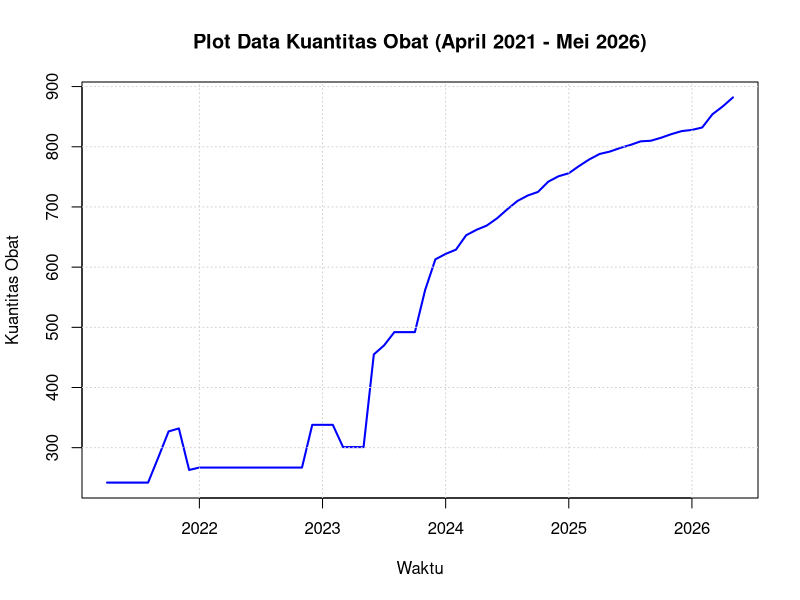
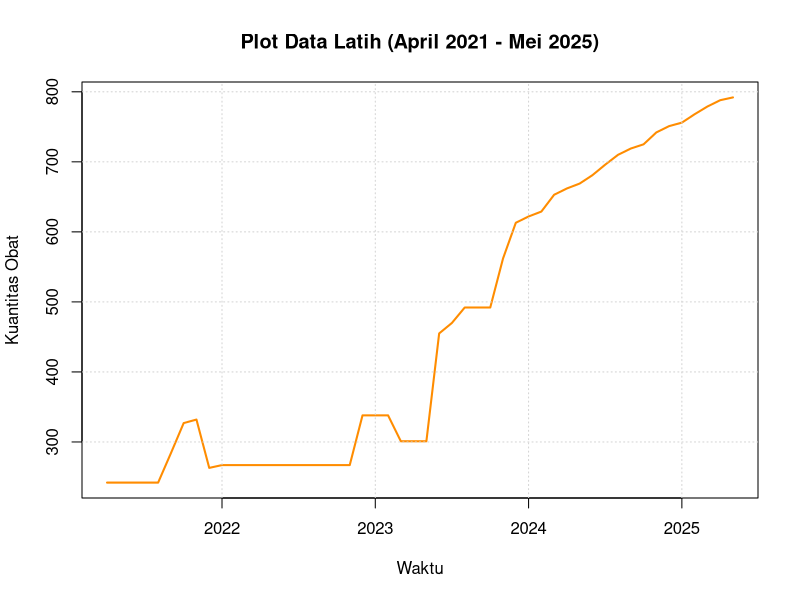
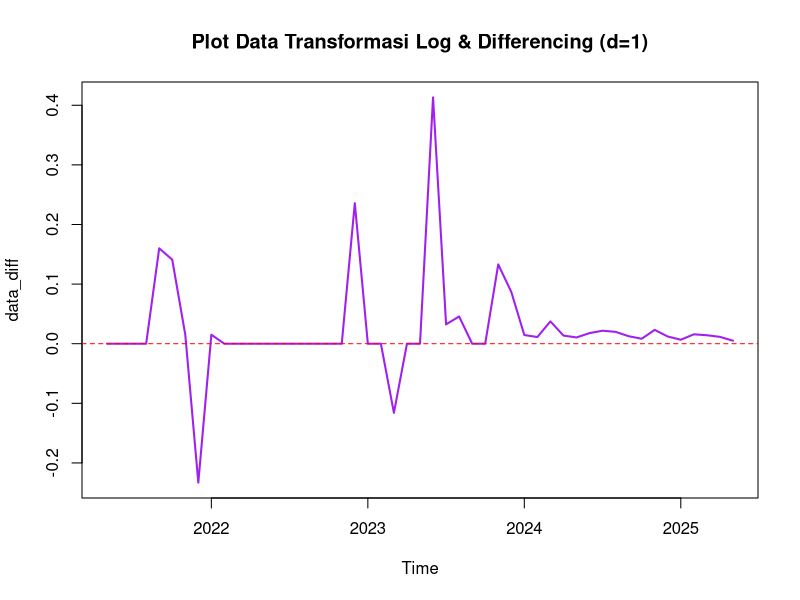
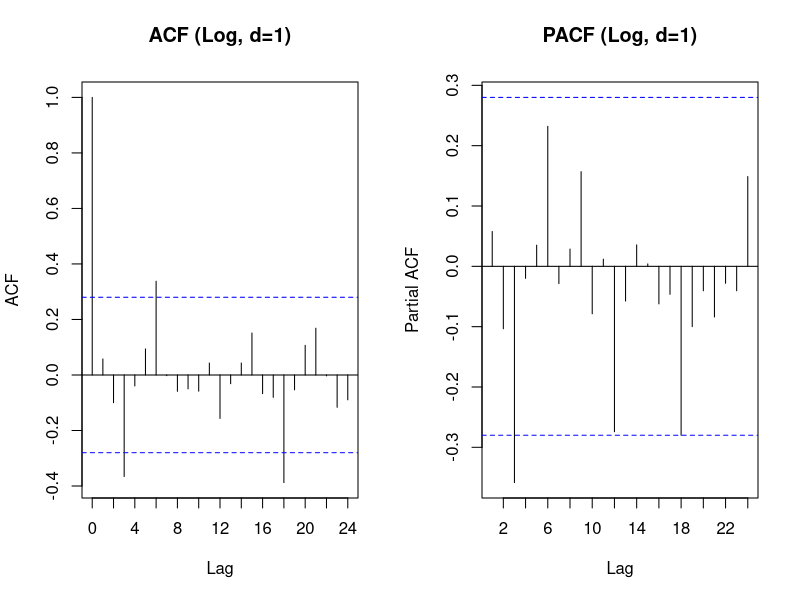
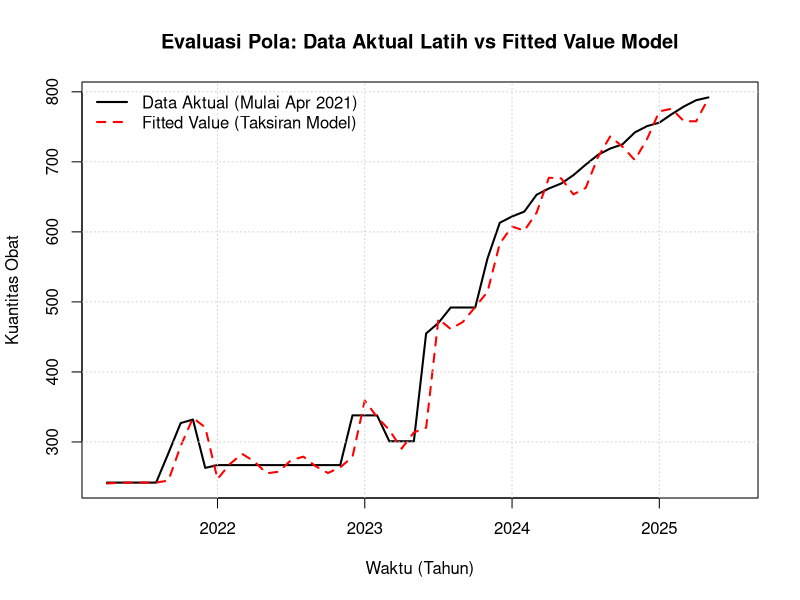
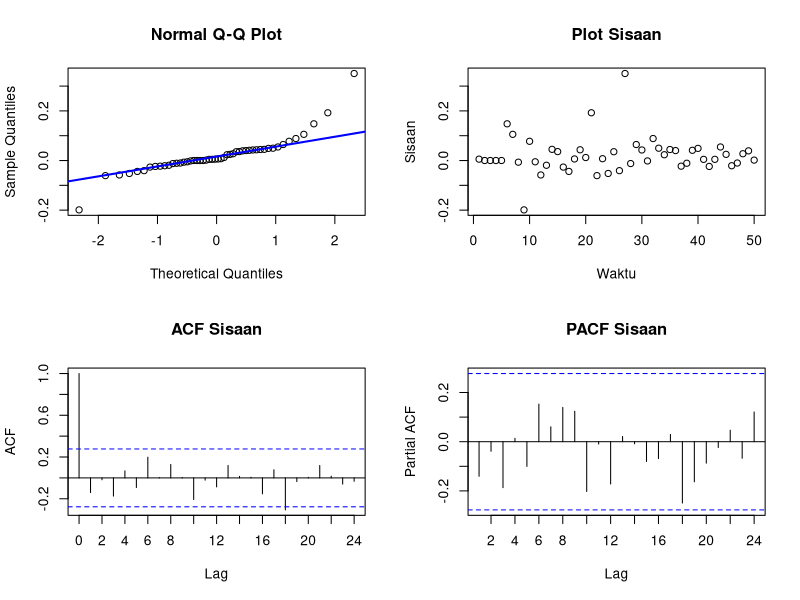
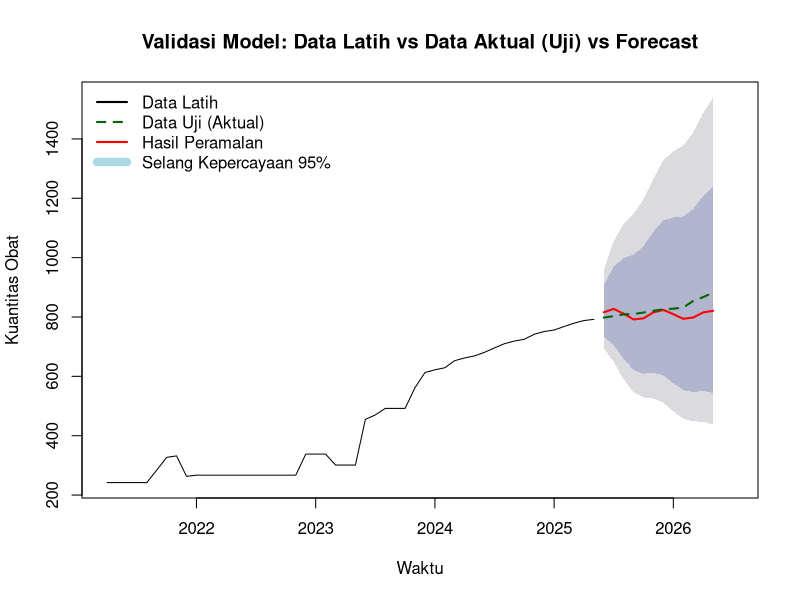
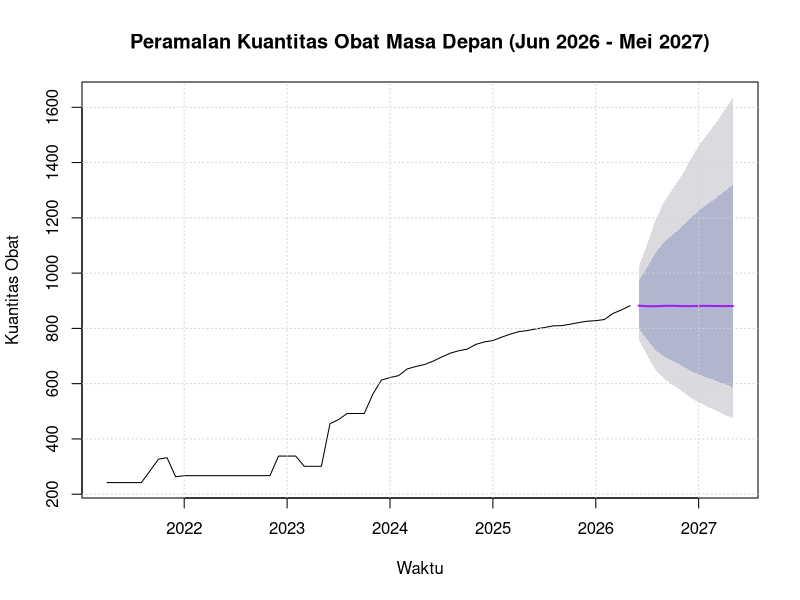

Reproduce these figures in R, in order.
# ====================================================================
# Analisis Deret Waktu - Peramalan Kuantitas Obat Generik
# Metode  : ARIMA Box-Jenkins (Parsimoni & Log-Transformed)
# Data    : April 2021 - Mei 2026 (62 periode) | File: Book1.xlsx
# ====================================================================

# ====================================================================
# 1. LIBRARY
# ====================================================================
library(readxl)    # baca file excel
library(forecast)  # buat fitting ARIMA dan fungsi forecast-nya
library(tseries)   # perlu ini buat ADF test dan KPSS test
library(MASS)      # Box-Cox pakai ini
library(lmtest)    # coeftest buat cek signifikansi parameter

setwd("D:/R")
# Simpan semua output konsol ke file txt
sink("Hasil_Analisis_Obat_Book1_Final.txt", append = FALSE, split = TRUE)
df <- read_excel("Book1.xlsx")

# ====================================================================
# 2. EKSPLORASI DATA
# ====================================================================
cat("========================================================\n")
cat("          EKSPLORASI DATA PENUH (APR 2021 - MEI 2026)    \n")
cat("========================================================\n")

data_penuh_ts <- ts(df$jumlah, start = c(2021, 4), frequency = 12)

plot.ts(data_penuh_ts, lty = 1, col = "blue", lwd = 2,
        xlab = "Waktu", ylab = "Kuantitas Obat",
        main = "Plot Data Kuantitas Obat (April 2021 - Mei 2026)")
grid()
print(summary(data_penuh_ts))

# ====================================================================
# 3. PEMBAGIAN DATA LATIH DAN UJI
# ====================================================================
cat("========================================================\n")
cat("       PEMBAGIAN DATA (50 BLN LATIH : 12 BLN UJI)       \n")
cat("========================================================\n")

# 50 data latih (Apr 2021 - Mei 2025)
obat.train.ts <- ts(df$jumlah[1:50],   start = c(2021, 4), frequency = 12)
# 12 data uji (Jun 2025 - Mei 2026)
obat.test.ts  <- ts(df$jumlah[51:62], start = c(2025, 6), frequency = 12)

plot.ts(obat.train.ts, lty = 1, col = "darkorange", lwd = 2,
        xlab = "Waktu", ylab = "Kuantitas Obat",
        main = "Plot Data Latih (April 2021 - Mei 2025)")
grid()

# ====================================================================
# 4. UJI STASIONERITAS DATA LATIH
# ====================================================================
cat("========================================================\n")
cat("                UJI STASIONERITAS DATA                 \n")
cat("========================================================\n")

cat("--- A. Uji Stasioneritas Ragam (Box-Cox vs Log) ---\n")
index <- seq(1:length(obat.train.ts))
bc <- boxcox(obat.train.ts ~ index, lambda = seq(-2, 2, by = 0.05), plotit = FALSE)
lambda_opt <- bc$x[which.max(bc$y)]
cat("Lambda optimum Box-Cox =", round(lambda_opt, 4), "\n")

# Selang kepercayaan 95% Box-Cox dipakai sebagai acuan untuk menentukan
# apakah lambda = 0 (log) memang layak dipakai, bukan sekadar diasumsikan.
ci_bc  <- range(bc$x[bc$y > max(bc$y) - qchisq(0.95, 1) / 2])
cat("Selang kepercayaan 95% lambda:", round(ci_bc[1], 4), "-", round(ci_bc[2], 4), "\n")
if (ci_bc[1] <= 0 && ci_bc[2] >= 0) {
  cat(">> Keputusan: lambda = 0 berada dalam selang kepercayaan 95%, sehingga\n")
  cat("   Log Transformation (lambda = 0) sah digunakan untuk menstabilkan ragam.\n\n")
} else {
  cat(">> PERHATIAN: lambda = 0 TIDAK berada dalam selang kepercayaan 95% Box-Cox.\n")
  cat("   Log Transformation tetap dipakai di sini karena alasan interpretasi\n")
  cat("   (kembali ke skala asli mudah & umum di praktik farmasi), namun ini\n")
  cat("   perlu disebutkan secara eksplisit sebagai keterbatasan.\n\n")
}

# Transformasi log diterapkan untuk eksplorasi ADF, KPSS, dan differencing
data_log <- log(obat.train.ts)

cat("--- B. Uji Stasioneritas Rataan (Level) ---\n")
cat(">> ADF Test (H0: TIDAK stasioner) pada data Log:\n")
print(suppressWarnings(tseries::adf.test(data_log)))

# KPSS ditambahkan sebagai komplemen ADF. 
cat("\n>> KPSS Test (H0: stasioner) pada data Log:\n")
print(suppressWarnings(tseries::kpss.test(data_log, null = "Level")))

cat("--- C. Differencing d = 1 ---\n")
data_diff <- diff(data_log, differences = 1)
plot.ts(data_diff, lty = 1, col = "purple", lwd = 2,
        main = "Plot Data Transformasi Log & Differencing (d=1)")
abline(h = 0, col = "red", lty = 2)

cat(">> ADF Test setelah differencing d=1:\n")
print(suppressWarnings(tseries::adf.test(data_diff)))

cat("\n>> KPSS Test setelah differencing d=1:\n")
print(suppressWarnings(tseries::kpss.test(data_diff, null = "Level")))
cat(">> Jika ADF menolak H0 (stasioner) DAN KPSS gagal tolak H0 (stasioner),\n")
cat("   maka d=1 sudah cukup untuk menstasionerkan rataan.\n\n")

# ====================================================================
# 5. IDENTIFIKASI MODEL TENTATIF DARI ACF & PACF
# ====================================================================
cat("========================================================\n")
cat("            IDENTIFIKASI MODEL TENTATIF                 \n")
cat("========================================================\n")

par(mfrow = c(1, 2))
acf_result <- acf(data_diff, lag.max = 24, plot = FALSE)
acf_result$lag <- acf_result$lag * frequency(data_diff)
plot(acf_result, main = "ACF (Log, d=1)", xlab = "Lag", xaxt = "n")
axis(1, at = seq(0, 24, by = 2), labels = seq(0, 24, by = 2))

pacf_result <- pacf(data_diff, lag.max = 24, plot = FALSE)
pacf_result$lag <- pacf_result$lag * frequency(data_diff)
plot(pacf_result, main = "PACF (Log, d=1)", xlab = "Lag", xaxt = "n")
axis(1, at = seq(2, 24, by = 2), labels = seq(2, 24, by = 2))
par(mfrow = c(1, 1))

# ====================================================================
# 6. PENDUGAAN PARAMETER
#    Kandidat utama diambil murni dari lag-lag yang signifikan di plot
#    ACF/PACF.
#    Grid search lengkap p(0-3) x q(0-3) dipindah ke bagian 6B dan hanya
#    dipakai sebagai pembanding/robustness check di lampiran, bukan
#    sebagai metode pemilihan model utama.
# ====================================================================
cat("========================================================\n")
cat("   6A. KANDIDAT MODEL DARI IDENTIFIKASI VISUAL ACF/PACF   \n")
cat("========================================================\n")

# Fungsi bantu untuk menentukan lag Ljung-Box.
# Pakai rule of thumb Hyndman (non-musiman): lag = min(10, n/5),
# dengan syarat lag harus > fitdf (jumlah parameter AR+MA) agar derajat
# bebas Ljung-Box tidak negatif/nol. Kalau lag hasil rule <= fitdf,
# lag dinaikkan ke fitdf+1 dan dicatat sebagai penyesuaian.
tentukan_lag_lb <- function(fitdf, n) {
  lag_rule <- floor(min(10, n / 5))
  if (lag_rule <= fitdf) lag_rule <- fitdf + 1
  return(lag_rule)
}

cek_signifikan <- function(model) {
  if (length(model$coef) == 0) return("Tidak Ada Parameter")
  p_val <- coeftest(model)[, 4]
  return(ifelse(all(p_val < 0.05), "Signifikan Semua", "Ada Tidak Signifikan"))
}

cek_white_noise <- function(model) {
  p_ord  <- arimaorder(model)[1]
  q_ord  <- arimaorder(model)[3]
  fitdf  <- p_ord + q_ord
  n_obs  <- length(model$residuals)
  lag_test <- tentukan_lag_lb(fitdf, n_obs)
  fitdf_use <- ifelse(fitdf == 0, 1, fitdf)  # cegah error fitdf=0 di Ljung-Box
  
  # Selain lag utama (rule Hyndman), lag standar 6, 12, 18, 24 juga
  # dicek sebagai bukti tambahan kekuatan kesimpulan white noise
  lb <- Box.test(model$residuals, type = "Ljung-Box", lag = lag_test, fitdf = fitdf_use)
  return(ifelse(lb$p.value > 0.05, "Lolos (WN)", "Gagal"))
}

hitung_mape <- function(model) {
  fc   <- forecast::forecast(model, h = 12)
  mape <- mean(abs(as.numeric(obat.test.ts) - as.numeric(fc$mean)) / as.numeric(obat.test.ts)) * 100
  return(round(mape, 4))
}

# AICc dipakai, bukan AIC biasa karena data latih kecil (n=50),
ambil_aicc <- function(model) round(model$aicc, 2)


kandidat_visual <- list(
  "ARIMA(2,1,0)" = c(2, 1, 0),
  "ARIMA(0,1,2)" = c(0, 1, 2),
  "ARIMA(2,1,2)" = c(2, 1, 2),
  "ARIMA(3,1,0)" = c(3, 1, 0),
  "ARIMA(0,1,3)" = c(0, 1, 3),
  "ARIMA(3,1,3)" = c(3, 1, 3),
  "ARIMA(6,1,0)" = c(6, 1, 0),
  "ARIMA(0,1,6)" = c(0, 1, 6)
)

list_kandidat <- list()
for (nm in names(kandidat_visual)) {
  ord <- kandidat_visual[[nm]]
  m_fit <- tryCatch(
    Arima(obat.train.ts, order = ord, include.drift = FALSE, lambda = 0, method = "ML"),
    error = function(e) NULL
  )
  if (!is.null(m_fit)) list_kandidat[[nm]] <- m_fit
}

cat("\n--- Uji Signifikansi Parameter Kandidat Visual ---\n")
for (nm in names(list_kandidat)) {
  cat("\n> Model:", nm, "\n")
  print(coeftest(list_kandidat[[nm]]))
}

tab_komparasi <- data.frame(
  Model        = names(list_kandidat),
  AICc         = sapply(list_kandidat, ambil_aicc),
  Signifikansi = sapply(list_kandidat, cek_signifikan),
  White_Noise  = sapply(list_kandidat, cek_white_noise),
  MAPE         = sapply(list_kandidat, hitung_mape)
)
row.names(tab_komparasi) <- NULL

cat("\n--- TABEL KOMPARASI MODEL KANDIDAT VISUAL (kriteria utama) ---\n")
print(tab_komparasi)
write.csv(tab_komparasi, "1_Tabel_Komparasi_Model.csv", row.names = FALSE)

# Seleksi model: kriteria utama adalah lolos signifikansi & lolos white noise
# Di antara model-model yang valid tsb, dipilih AICc terkecil sebagai model final.
# MAPE terhadap data uji hanya dilaporkan sebagai ukuran performa akurasi,
model_layak <- tab_komparasi[tab_komparasi$Signifikansi == "Signifikan Semua" & tab_komparasi$White_Noise == "Lolos (WN)", ]

if (nrow(model_layak) > 0) {
  model_terpilih_nama <- model_layak$Model[which.min(model_layak$AICc)]
  cat("\n>> Model-model yang lolos Signifikansi & White Noise:\n")
  print(model_layak[order(model_layak$AICc), c("Model", "AICc", "MAPE")])
  cat("\n>> Hasil Seleksi (AICc terkecil di antara model valid):", model_terpilih_nama, "\n")
  cat("   (MAPE model ini terhadap data uji:", model_layak$MAPE[which.min(model_layak$AICc)], "% - dilaporkan, bukan kriteria pemilihan)\n")
} else {
  cat("\n>> Peringatan: Tidak ada model yang lolos kedua kriteria uji. Cek tabel secara manual.\n")
  model_terpilih_nama <- tab_komparasi$Model[which.min(tab_komparasi$AICc)]
  cat(">> Fallback: dipilih AICc terkecil dari seluruh kandidat visual:", model_terpilih_nama, "\n")
}

cat("\n========================================================\n")
cat("  6B. LAMPIRAN/ROBUSTNESS CHECK: GRID SEARCH p(0-3) x q(0-3) \n")
cat("  (HANYA pembanding, TIDAK dipakai sbg dasar pemilihan model \n")
cat("   utama, identifikasi tetap berbasis plot ACF/PACF di atas)\n")
cat("========================================================\n")

list_kandidat_grid <- list()
for (p_idx in 0:3) {
  for (q_idx in 0:3) {
    if (p_idx == 0 && q_idx == 0) next
    nama_model <- paste0("ARIMA(", p_idx, ",1,", q_idx, ")")
    m_fit <- tryCatch(
      Arima(obat.train.ts, order = c(p_idx, 1, q_idx), include.drift = FALSE, lambda = 0, method = "ML"),
      error = function(e) NULL
    )
    if (!is.null(m_fit)) list_kandidat_grid[[nama_model]] <- m_fit
  }
}

tab_grid <- data.frame(
  Model        = names(list_kandidat_grid),
  AICc         = sapply(list_kandidat_grid, ambil_aicc),
  Signifikansi = sapply(list_kandidat_grid, cek_signifikan),
  White_Noise  = sapply(list_kandidat_grid, cek_white_noise),
  MAPE         = sapply(list_kandidat_grid, hitung_mape)
)
row.names(tab_grid) <- NULL
tab_grid <- tab_grid[order(tab_grid$AICc), ]
cat("\n--- Tabel Grid Search Lengkap (lampiran, urut AICc) ---\n")
print(tab_grid)
write.csv(tab_grid, "1b_Lampiran_Grid_Search_Lengkap.csv", row.names = FALSE)


# ====================================================================
# 7. MODEL FINAL & CEK OVERFITTING
# ====================================================================
cat("========================================================\n")
cat("              MODEL FINAL & CEK OVERFITTING             \n")
cat("========================================================\n")

model_final <- list_kandidat[[model_terpilih_nama]]

cat(">> Menjalankan Model Final Terpilih:", model_terpilih_nama, "\n")
summary(model_final)

cat("\n--- Uji Signifikansi Parameter Final ---\n")
print(coeftest(model_final))

p_final <- arimaorder(model_final)[1]
d_final <- arimaorder(model_final)[2]
q_final <- arimaorder(model_final)[3]

cat("\n--- Uji Overfitting ---\n")
# Selain cek terpisah (p+1,q) dan (p,q+1), cek gabungan (p+1,q+1) juga
# ditambahkan agar overfitting test lebih menyeluruh.
model_over_p  <- tryCatch(Arima(obat.train.ts, order = c(p_final + 1, d_final, q_final),     include.drift = FALSE, lambda = 0, method = "ML"), error = function(e) NULL)
model_over_q  <- tryCatch(Arima(obat.train.ts, order = c(p_final,     d_final, q_final + 1), include.drift = FALSE, lambda = 0, method = "ML"), error = function(e) NULL)
model_over_pq <- tryCatch(Arima(obat.train.ts, order = c(p_final + 1, d_final, q_final + 1), include.drift = FALSE, lambda = 0, method = "ML"), error = function(e) NULL)

# ---------------------------------------------------------------
# [PATCH] Overfitting check yang lebih menyeluruh: bukan cuma cek
# signifikansi parameter tambahan, tapi juga White Noise & apakah
# AICc-nya membaik dibanding model final. Model final baru dianggap
# optimal kalau ketiga model overfitting ini TIDAK lebih baik.
# ---------------------------------------------------------------
cek_overfitting <- function(model_over, model_final, label) {
  if (is.null(model_over)) {
    cat(label, ": model gagal fit\n")
    return(invisible(NULL))
  }
  sig  <- cek_signifikan(model_over)
  wn   <- cek_white_noise(model_over)
  aicc_over  <- ambil_aicc(model_over)
  aicc_final <- ambil_aicc(model_final)
  membaik <- ifelse(aicc_over < aicc_final, "AICc membaik", "AICc TIDAK membaik")
  
  cat(label, "\n")
  cat("   Signifikansi :", sig, "\n")
  cat("   White Noise  :", wn, "\n")
  cat("   AICc         :", aicc_over, "(model final:", aicc_final, "->", membaik, ")\n\n")
}

cek_overfitting(model_over_p,  model_final, "Model over-p  (p+1, q):")
cek_overfitting(model_over_q,  model_final, "Model over-q  (p, q+1):")
cek_overfitting(model_over_pq, model_final, "Model over-pq (p+1, q+1):")

cat(">> Model final dianggap optimal jika model overfitting TIDAK signifikan semua\n")
cat("   DAN AICc-nya tidak membaik dibanding model final.\n\n")

# ====================================================================
# 7.5. EVALUASI POLA MODEL (FITTED VS ACTUAL PADA DATA LATIH)
# ====================================================================
cat("========================================================\n")
cat("       EVALUASI POLA MODEL (FITTED VS ACTUAL)           \n")
cat("========================================================\n")

fitted_values <- fitted(model_final)
par(mfrow = c(1, 1))

plot(obat.train.ts, type = "l", col = "black", lwd = 2,
     main = "Evaluasi Pola: Data Aktual Latih vs Fitted Value Model",
     ylab = "Kuantitas Obat", xlab = "Waktu (Tahun)",
     xlim = c(2021.25, 2025.5))
lines(fitted_values, col = "red", lwd = 2, lty = 2)
grid()
legend("topleft", legend = c("Data Aktual (Mulai Apr 2021)", "Fitted Value (Taksiran Model)"),
       col = c("black", "red"), lty = c(1, 2), lwd = 2, bty = "n")

# ====================================================================
# 8. DIAGNOSTIK SISAAN
# ====================================================================
cat("========================================================\n")
cat("                DIAGNOSTIK SISAAN                       \n")
cat("========================================================\n")

sisaan_final <- model_final$residuals

par(mfrow = c(2, 2))
qqnorm(sisaan_final); qqline(sisaan_final, col = "blue", lwd = 2)
plot(1:length(sisaan_final), sisaan_final, main = "Plot Sisaan", ylab = "Sisaan", xlab = "Waktu")

acf_sisaan <- acf(sisaan_final, lag.max = 24, plot = FALSE)
acf_sisaan$lag <- acf_sisaan$lag * frequency(sisaan_final)
plot(acf_sisaan, main = "ACF Sisaan", xlab = "Lag", xaxt = "n")
axis(1, at = seq(0, 24, by = 2), labels = seq(0, 24, by = 2))

pacf_sisaan <- pacf(sisaan_final, lag.max = 24, plot = FALSE)
pacf_sisaan$lag <- pacf_sisaan$lag * frequency(sisaan_final)
plot(pacf_sisaan, main = "PACF Sisaan", xlab = "Lag", xaxt = "n")
axis(1, at = seq(2, 24, by = 2), labels = seq(2, 24, by = 2))
par(mfrow = c(1, 1))

# Fungsi tentukan_lag_lb() yang sama dari section 6 dipakai lagi
# supaya lag Ljung-Box konsisten antara tahap seleksi model & diagnostik final.
fitdf_val  <- p_final + q_final
n_res      <- length(sisaan_final)
lag_final  <- tentukan_lag_lb(fitdf_val, n_res)
fitdf_use  <- ifelse(fitdf_val == 0, 1, fitdf_val)

cat("1) Shapiro-Wilk Test (Normalitas):\n"); print(shapiro.test(sisaan_final))
cat("2) Ljung-Box Test (White Noise), lag =", lag_final, ":\n")
print(Box.test(sisaan_final, type = "Ljung-Box", lag = lag_final, fitdf = fitdf_use))

# Cek tambahan di beberapa lag standar (6,12,18,24) sebagai robustness
cat("\n>> Ljung-Box pada beberapa lag standar (pelengkap, bukan kriteria utama):\n")
for (lg in c(6, 12, 18, 24)) {
  if (lg > fitdf_use) {
    hasil_lb <- Box.test(sisaan_final, type = "Ljung-Box", lag = lg, fitdf = fitdf_use)
    cat("   lag =", lg, "-> p-value =", round(hasil_lb$p.value, 4), "\n")
  }
}

# ---------------------------------------------------------------
# [PATCH] Flag keterbatasan model otomatis, biar setiap kali script
# di-run ulang (misal ada yg clone dari GitHub), keterbatasan model
# langsung kelihatan di output txt tanpa perlu ditulis manual.
# ---------------------------------------------------------------
cat("\n--- Ringkasan Flag Keterbatasan Model (auto-generated) ---\n")

sw_test <- shapiro.test(sisaan_final)
if (sw_test$p.value < 0.05) {
  cat("[FLAG] Residual TIDAK normal (Shapiro-Wilk p =", round(sw_test$p.value, 5),
      "). Titik forecast (mean) tetap valid secara asimtotik (CLT/Gauss-Markov),\n")
  cat("       namun selang kepercayaan (PI) forecast berasumsi normal sehingga\n")
  cat("       lebarnya mungkin kurang akurat, terutama di horizon forecast yang jauh.\n\n")
} else {
  cat("[OK] Residual model final tidak menyalahi asumsi normalitas (Shapiro-Wilk p >= 0.05).\n\n")
}

# ====================================================================
# 9. PERAMALAN & EVALUASI DATA UJI (BACKTESTING)
# ====================================================================
cat("========================================================\n")
cat("         PERAMALAN & EVALUASI DATA UJI (BACKTEST)       \n")
cat("========================================================\n")

ramalan_final <- forecast::forecast(model_final, h = 12, level = c(80, 95))

plot(ramalan_final,
     main  = "Validasi Model: Data Latih vs Data Aktual (Uji) vs Forecast",
     ylab  = "Kuantitas Obat", xlab  = "Waktu",
     fcol  = "red", flwd  = 2,
     xlim  = c(2021.25, 2026.5))

lines(obat.test.ts, col = "darkgreen", lwd = 2, lty = 2)
legend("topleft", legend = c("Data Latih", "Data Uji (Aktual)", "Hasil Peramalan", "Selang Kepercayaan 95%"),
       col = c("black", "darkgreen", "red", "lightblue"), lty = c(1, 2, 1, 1), lwd = c(2, 2, 2, 8), bty = "n")

aktual_arr   <- as.numeric(obat.test.ts)
prediksi_arr <- as.numeric(ramalan_final$mean)

tab_hasil <- data.frame(
  Bulan      = c("Jun-25","Jul-25","Agt-25","Sep-25","Okt-25","Nov-25",
                 "Des-25","Jan-26","Feb-26","Mar-26","Apr-26","Mei-26"),
  Aktual     = aktual_arr,
  Prediksi   = round(prediksi_arr, 2),
  Error      = round(aktual_arr - prediksi_arr, 2),
  APE_Pct    = round(abs(aktual_arr - prediksi_arr) / aktual_arr * 100, 4)
)
print(tab_hasil)
write.csv(tab_hasil, "2_Tabel_Hasil_Backtest.csv", row.names = FALSE)

cat("MAPE Model terhadap Data Uji:", round(mean(tab_hasil$APE_Pct), 4), "%\n")

# ====================================================================
# 10. FUTURE FORECAST (HANYA DILAKUKAN SETELAH VALIDASI)
# ====================================================================
cat("========================================================\n")
cat("          FUTURE FORECAST (JUNI 2026 - MEI 2027)        \n")
cat("========================================================\n")

model_masa_depan <- Arima(data_penuh_ts, order = c(p_final, d_final, q_final), include.drift = FALSE, lambda = 0, method = "ML")

cat(">> Validasi ulang model_masa_depan (refit pada seluruh data):\n")
cat("--- Signifikansi Parameter ---\n")
print(coeftest(model_masa_depan))

fitdf_depan <- p_final + q_final
n_depan     <- length(model_masa_depan$residuals)
lag_depan   <- tentukan_lag_lb(fitdf_depan, n_depan)
fitdf_depan_use <- ifelse(fitdf_depan == 0, 1, fitdf_depan)

cat("\n--- Ljung-Box White Noise (lag =", lag_depan, ") ---\n")
lb_depan <- Box.test(model_masa_depan$residuals, type = "Ljung-Box", lag = lag_depan, fitdf = fitdf_depan_use)
print(lb_depan)

if (!(all(coeftest(model_masa_depan)[, 4] < 0.05) && lb_depan$p.value > 0.05)) {
  cat(">> PERINGATAN: model_masa_depan TIDAK sepenuhnya lolos re-validasi\n")
  cat("   (signifikansi parameter dan/atau white noise). Forecast ke depan\n")
  cat("   tetap ditampilkan, tapi keterbatasan ini WAJIB disebutkan di laporan.\n\n")
  
  # [PATCH] Detail parameter mana yang gagal, biar gampang dicek tanpa buka
  # ulang tabel coeftest manual.
  sig_depan <- coeftest(model_masa_depan)[, 4]
  if (!all(sig_depan < 0.05)) {
    cat("[FLAG] Parameter tidak signifikan di model_masa_depan:",
        paste(names(sig_depan)[sig_depan >= 0.05], collapse = ", "), "\n\n")
  }
} else {
  cat(">> Model_masa_depan lolos re-validasi (signifikan & white noise). Aman dipakai forecast.\n\n")
}

ramalan_depan <- forecast::forecast(model_masa_depan, h = 12, level = c(80, 95))

if (.Platform$OS.type == "windows") windows() else dev.new()

plot(ramalan_depan, fcol = "purple", flwd = 2,
     main = "Peramalan Kuantitas Obat Masa Depan (Jun 2026 - Mei 2027)",
     ylab = "Kuantitas Obat", xlab = "Waktu")
grid()
print(ramalan_depan)

# ====================================================================
# 11. VALIDASI ROLLING FORECAST & PLOT GABUNGAN
# ====================================================================
cat("========================================================\n")
cat("         VALIDASI ROLLING FORECAST (WALK-FORWARD)       \n")
cat("========================================================\n")

n_total <- length(df$jumlah)
n_test  <- 12
n_train <- n_total - n_test

rolling_pred   <- numeric(n_test)
rolling_aktual <- as.numeric(obat.test.ts)

for (i in 1:n_test) {
  data_rolling <- ts(df$jumlah[1:(n_train + i - 1)], start = c(2021, 4), frequency = 12)
  m_roll <- tryCatch(
    Arima(data_rolling, order = c(p_final, d_final, q_final), include.drift = FALSE, lambda = 0, method = "ML"),
    error = function(e) NULL
  )
  if (!is.null(m_roll)) {
    fc_roll         <- forecast::forecast(m_roll, h = 1)
    rolling_pred[i] <- as.numeric(fc_roll$mean)
  } else {
    rolling_pred[i] <- NA
  }
}

tab_rolling <- data.frame(
  Bulan      = tab_hasil$Bulan,
  Aktual     = rolling_aktual,
  Pred_Roll  = round(rolling_pred, 2),
  APE_Roll   = round(abs(rolling_aktual - rolling_pred) / rolling_aktual * 100, 4)
)
write.csv(tab_rolling, "3_Tabel_Rolling_Forecast.csv", row.names = FALSE)

# ---------------------------------------------------------------
# [PATCH] Sebelumnya tab_rolling cuma disimpan ke CSV, gak pernah
# di-print ke output txt. Ditambahin di sini biar MAPE rolling
# kelihatan dan bisa dibandingin langsung sama MAPE fixed forecast.
# ---------------------------------------------------------------
cat("\n--- Tabel Rolling Forecast (Walk-Forward) ---\n")
print(tab_rolling)

mape_roll <- round(mean(tab_rolling$APE_Roll, na.rm = TRUE), 4)
cat("\nMAPE Rolling Forecast:", mape_roll, "%\n")
cat("MAPE Fixed Forecast   :", round(mean(tab_hasil$APE_Pct), 4), "%\n")
cat(">> Perbandingan: jika MAPE rolling < MAPE fixed, forecast walk-forward\n")
cat("   lebih stabil karena model di-refit tiap langkah dengan data terbaru.\n")
cat("   Jika sebaliknya, model fixed sudah cukup baik dan refit berulang\n")
cat("   tidak memberi banyak keuntungan tambahan.\n\n")

ts_aktual_uji <- ts(rolling_aktual, start = c(2025, 6), frequency = 12)
ts_fixed_pred <- ts(prediksi_arr, start = c(2025, 6), frequency = 12)
ts_roll_pred  <- ts(rolling_pred, start = c(2025, 6), frequency = 12)

ymin <- min(c(rolling_aktual, prediksi_arr, rolling_pred), na.rm = TRUE) - 10
ymax <- max(c(rolling_aktual, prediksi_arr, rolling_pred), na.rm = TRUE) + 10

if (.Platform$OS.type == "windows") windows() else dev.new()

plot(ts_aktual_uji, type = "o", col = "black", lwd = 2, pch = 16,
     ylim = c(ymin, ymax), xlab = "Waktu", ylab = "Kuantitas Obat",
     main = "Komparasi Data Aktual vs Fixed Forecast vs Rolling Forecast")
lines(ts_fixed_pred, type = "o", col = "red", lwd = 2, lty = 2, pch = 15)
lines(ts_roll_pred, type = "o", col = "blue", lwd = 2, lty = 3, pch = 17)
grid()
legend("topleft", legend = c("Aktual (Data Uji)", "Fixed Forecast", "Rolling Forecast"),
       col = c("black", "red", "blue"), lty = c(1, 2, 3), lwd = 2, pch = c(16, 15, 17), bty = "n")

cat("=== SKRIP SELESAI ===\n")
sink()
